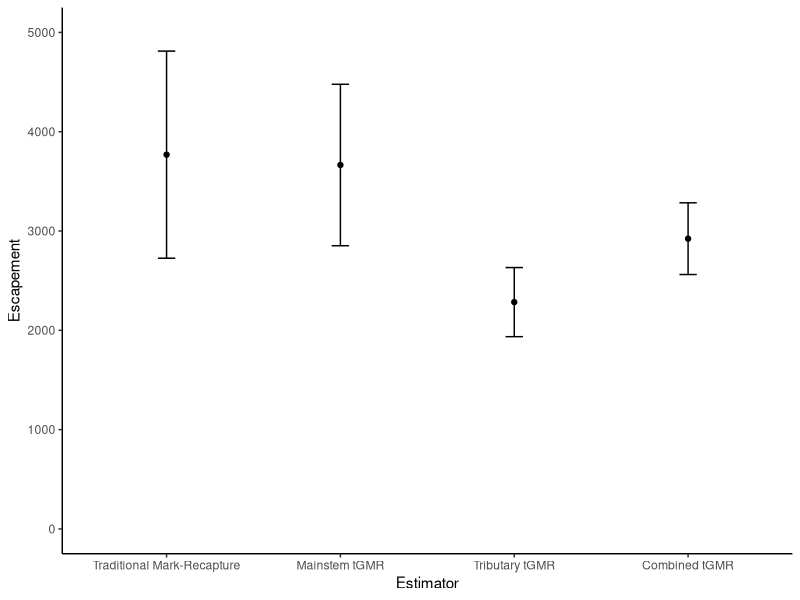

Here is the R script that generated this plot:
# Purpose: calculate tGMR estimates 

# Use pedigree results from https://github.com/krshedd/Chilkat-Chinook-tGMR

# Contact: sam.rosenbaum@umontana.edu
# ==============================================================================
# Load libraries
library(stringr)
library(tidyverse)
library(ggplot2)
library(dplyr)
# ==============================================================================

# Create binomial tGMR (Bailey modification) function: =========================
calc_binom <- function(n1, n2, m2) {
  N <- (n1*(n2+1)) / (m2+1)
  var <- (n1^2 * (n2+1) * (n2-m2)) / ((m2+1)^2 * (m2+2))
  cv <- sqrt(var)/N
  upper_binom <- N + (1.96 * (sqrt(var)))
  lower_binom <- N - (1.96 * (sqrt(var)))
  # Output list
  out <- NULL
  out$N <- N
  out$var <- var
  out$cv <- cv
  out$upper_binom <- upper_binom
  out$lower_binom <- lower_binom
  return(out)
}

# Create hypergeometric tGMR (Chapman modification) function: ==================
calc_hyper <- function(n1, n2, m2) {
  N <- ((n1+1)*(n2+1))/(m2+1) - 1
  var <- ((n1+1)*(n2+1)*(n1-m2)*(n2-m2)) / ((m2+1)^2 * (m2+2))
  cv <- sqrt(var)/N
  upper_hyper <- N + (1.96 * (sqrt(var)))
  lower_hyper <- N - (1.96 * (sqrt(var)))
  # Output list
  out <- NULL
  out$N <- N
  out$var <- var
  out$cv <- cv
  out$upper_hyper <- upper_hyper
  out$lower_hyper <- lower_hyper
  return(out)
}

# ==============================================================================
# ==============================================================================
# ==============================================================================

#  Calculate tGMR estimates using all adults sampled (event 1 + event 2):
# ==============================================================================
# First, calculate binomial tGMR estimate for all adults (event 1 + event 2).

# Use parameters from most recent COLONY output https://github.com/krshedd/Chilkat-Chinook-tGMR.

# n1 = 583
# n2 = 682 x 2 = 1,364
# m2 = 237

bin_combined <- calc_binom(n1 =583, n2 = 1364, m2 = 237)
str(bin_combined)

bin_combined_N <- round(bin_combined$N)
bin_combined_N # 3,344

bin_combined_lower95 <- round(bin_combined$lower_binom)
bin_combined_lower95 # 2,958

bin_combined_upper95 <- round(bin_combined$upper_binom)
bin_combined_upper95 # 3,729

bin_combined_CV <- bin_combined$cv
bin_combined_CV # 0.06

# Second, calculate hypergeometric for all adults (combined event 1 + event 2): 
# Use parameters from most recent COLONY output https://github.com/krshedd/Chilkat-Chinook-tGMR:

# n1 = 583
# n2 = 745
# m2 = 146

hyp_combined <- calc_hyper(n1 = 583, n2 = 745, m2 = 148)
str(hyp_combined)

hyp_combined_N <- round(hyp_combined$N)
hyp_combined_N # 2,923

hyp_combined_lower95 <- round(hyp_combined$lower_hyper)
hyp_combined_lower95 # 2,562

hyp_combined_upper95 <- round(hyp_combined$upper_hyper)
hyp_combined_upper95 # 3,284

hyp_combined_CV <- hyp_combined$cv
hyp_combined_CV # 0.06

# ==============================================================================
# ==============================================================================
# ==============================================================================

# Mainstem (event 1):
# ==============================================================================
# Calculate a binomial tGMR estimate for mainstem adults (event 1): ============
# Use parameters from most recent COLONY output https://github.com/krshedd/Chilkat-Chinook-tGMR

# n1 = 295
# n2 = 682 x 2 = 1,364
# m2 = 83

bin_mainstem <- calc_binom(n1 = 295, n2 = 1364, m2 = 83)
str(bin_mainstem)

bin_mainstem_N <- round(bin_mainstem$N)
bin_mainstem_N # 4,794

bin_mainstem_lower95 <- round(bin_mainstem$lower_binom)
bin_mainstem_lower95 # 3,806

bin_mainstem_upper95 <- round(bin_mainstem$upper_binom)
bin_mainstem_upper95 # 5,781

bin_mainstem_CV <- bin_mainstem$cv
bin_mainstem_CV # 0.11

# Calculate a hypergeometric tGMR estimate for mainstem adults (event 1): ======
# Use parameters from most recent COLONY output https://github.com/krshedd/Chilkat-Chinook-tGMR

# n1 = 295
# n2 = 705
# m2 = 56

hyp_mainstem <- calc_hyper(n1 = 295, n2 = 705, m2 = 56)
str(hyp_mainstem)

hyp_mainstem_N <- round(hyp_mainstem$N)
hyp_mainstem_N # 3,665

hyp_mainstem_lower95 <- round(hyp_mainstem$lower_hyper)
hyp_mainstem_lower95 # 2,852

hyp_mainstem_upper95 <- round(hyp_mainstem$upper_hyper)
hyp_mainstem_upper95 # 4,478

hyp_mainstem_CV <- hyp_mainstem$cv
hyp_mainstem_CV # 0.11
# ==============================================================================
# ==============================================================================
# ==============================================================================

# Tributary (event 2):
# ==============================================================================
# Calculate a binomial tGMR estimate for tributary adults (event 2): ===========
# Use parameters from most recent COLONY output https://github.com/krshedd/Chilkat-Chinook-tGMR

# n1 = 306
# n2 = 682 x 2 = 1364
# m2 = 165

bin_tributary <- calc_binom(n1 =306, n2 = 1364, m2 = 165)
str(bin_tributary)

bin_tributary_N <- round(bin_tributary$N)
bin_tributary_N # 2,516

bin_tributary_lower95 <- round(bin_tributary$lower_binom)
bin_tributary_lower95 # 2,159

bin_tributary_upper95 <- round(bin_tributary$upper_binom)
bin_tributary_upper95 # 2,874

bin_tributary_CV <- bin_tributary$cv
bin_tributary_CV # 0.07

# Calculate a hypergeometric tGMR estimate for tributary adults (event 2): =====
# Use parameters from most recent COLONY output https://github.com/krshedd/Chilkat-Chinook-tGMR:

# n1 = 306
# n2 = 721
# m2 = 96

hyp_tributary <- calc_hyper(n1 = 306, n2 = 721, m2 = 96)
str(hyp_tributary)

hyp_tributary_N <- round(hyp_tributary$N)
hyp_tributary_N # 2,284

hyp_tributary_lower95 <- round(hyp_tributary$lower_hyper)
hyp_tributary_lower95 # 1,936

hyp_tributary_upper95 <- round(hyp_tributary$upper_hyper)
hyp_tributary_upper95 # 2,632

hyp_tributary_CV <- hyp_tributary$cv
hyp_tributary_CV # 0.08
# ==============================================================================
# ==============================================================================
# ==============================================================================

# Calculate a traditional MR estimate for >= age 1.2 Chinook:
# ==============================================================================
# Use parameters from ADFG's mark-recapture data (contact brian.elliott1@alaska.gov for data):

# Nc = 3,769
# SE = 532
# CV = 532 / 3,769 = 0.1411515
# Upper 95% = 3,769 + (1.96 x 532) = 4,811.72
# Lower 95% = 3,769 - (1.96 x 532) = 2,726.28

traditional_N <- 3769
traditional_lower95 <- 2726
traditional_upper95 <- 4812
traditional_CV <- 0.14
# ==============================================================================
# ==============================================================================
# ==============================================================================

# Make dataframes to hold estimates: ======================================
Estimator_Type <- c("Combined_Binomial", "Combined_Hypergeometric", "Mainstem_Binomial", "Mainstem_Hypergeometric", "Tributary_Binomial", "Tributary_Hypergeometric", "Traditional")

Point_Estimate <- c(bin_combined_N, hyp_combined_N, bin_mainstem_N, hyp_mainstem_N, bin_tributary_N, hyp_tributary_N, traditional_N)

Lower_95 <- c(bin_combined_lower95, hyp_combined_lower95, bin_mainstem_lower95, hyp_mainstem_lower95, bin_tributary_lower95, hyp_tributary_lower95, traditional_lower95)

Upper_95 <- c(bin_combined_upper95, hyp_combined_upper95, bin_mainstem_upper95, hyp_mainstem_upper95, bin_tributary_upper95, hyp_tributary_upper95, traditional_upper95)

CV <-c (bin_combined_CV, hyp_combined_CV, bin_mainstem_CV, hyp_mainstem_CV, bin_tributary_CV, hyp_tributary_CV, traditional_CV)

# Make a dataframe:
estimator_2020_dat <- as.data.frame(cbind(Estimator_Type, Point_Estimate, Lower_95, Upper_95, CV))

# Convert to integers:
estimator_2020_dat$Point_Estimate <- as.integer(estimator_2020_dat$Point_Estimate)
estimator_2020_dat$Lower_95 <- as.integer(estimator_2020_dat$Lower_95)
estimator_2020_dat$Upper_95 <- as.integer(estimator_2020_dat$Upper_95)
estimator_2020_dat$CV <- as.numeric(estimator_2020_dat$CV)

str(estimator_2020_dat)
# ==============================================================================
# ==============================================================================
# ==============================================================================

# Subset dataframe to only include hypergeometric and traditional estimators:
hyp_estimator_dat <- filter(estimator_2020_dat, Estimator_Type %in% c("Combined_Hypergeometric", "Mainstem_Hypergeometric", "Tributary_Hypergeometric", "Traditional"))

# Subset dataframe to only include combined hypergeometric and traditional estimators:
hyp_combined_dat <- filter(estimator_2020_dat, Estimator_Type %in% c("Combined_Hypergeometric", "Traditional"))

# Subset dataframe to only include mainstem & tributary hypergeometric and traditional estimators:
hyp_main_trib_dat <- filter(estimator_2020_dat, Estimator_Type %in% c("Mainstem_Hypergeometric", "Tributary_Hypergeometric", "Traditional"))

# Subset dataframe to only include mainstem & tributary hypergeometric estimators:
hyp_dropout_dat <- filter(estimator_2020_dat, Estimator_Type %in% c("Mainstem_Hypergeometric", "Tributary_Hypergeometric"))

# Subset dataframe to only include combined hypergeometric estimators AND traditional estimator:
combo_dat <- filter(estimator_2020_dat, Estimator_Type %in% c("Traditional", "Combined_Hypergeometric", "Combined_Binomial"))
# ==============================================================================

# Visualize the data:
hyp_estimator_dat %>%
  mutate(Estimator_Type = fct_relevel(Estimator_Type, "Traditional", "Mainstem_Hypergeometric", "Tributary_Hypergeometric", "Combined_Hypergeometric")) %>%
  ggplot() +
  geom_point(aes(Estimator_Type, Point_Estimate), size = 1.5) +
  geom_errorbar(aes(Estimator_Type, Point_Estimate, ymin = Lower_95, ymax = Upper_95, width = 0.1)) +
  scale_x_discrete(labels=c("Traditional Mark-Recapture", "Mainstem tGMR", "Tributary tGMR", "Combined tGMR")) +
  ylab("Escapement") +
  xlab("Estimator") +
  scale_y_continuous(limits = c(0, 5000)) +
  theme_classic() 
# ==============================================================================